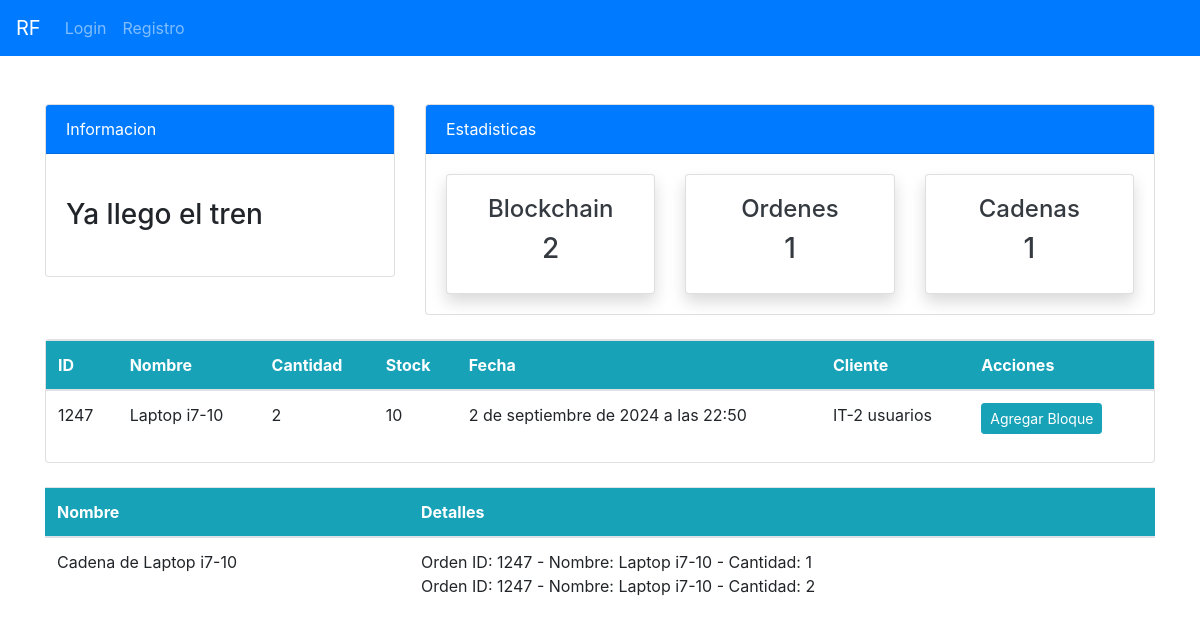
The page /blockchain/bloques/ on the database as committed earlier.
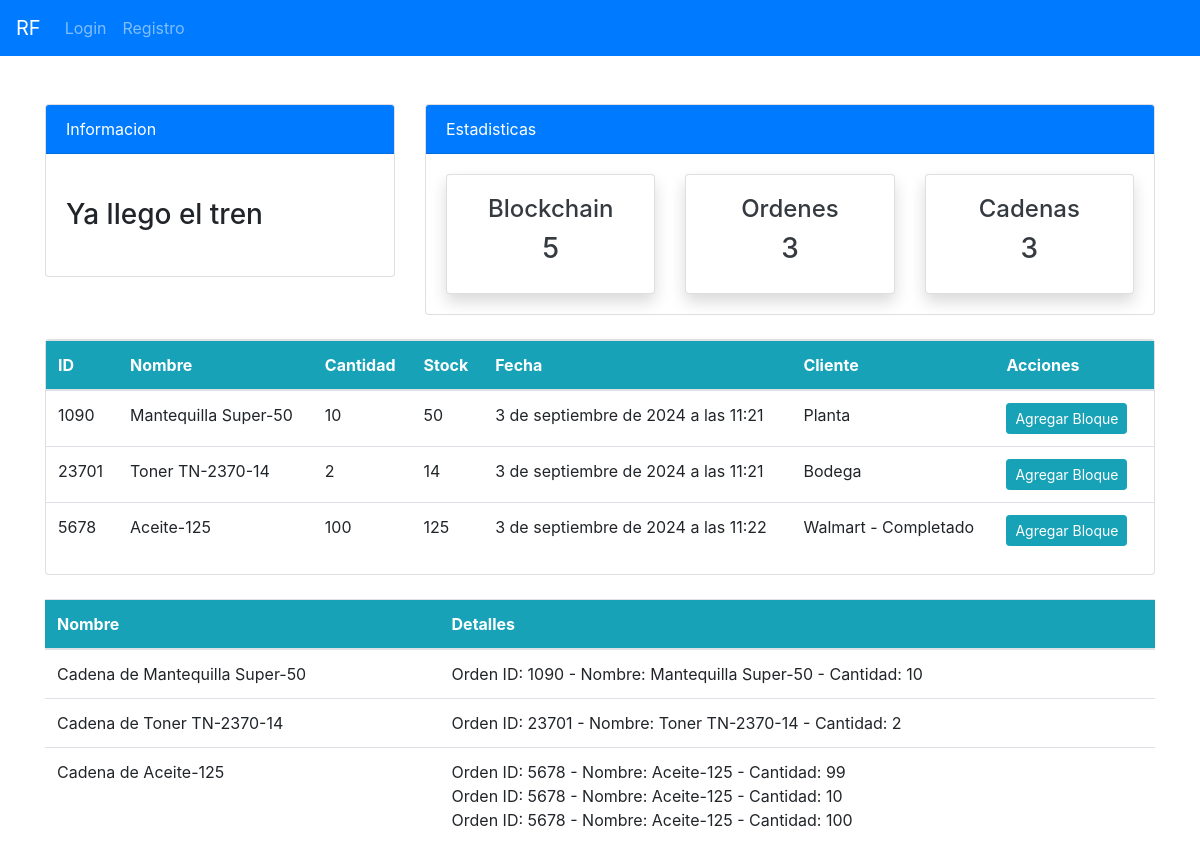
The same page on the database as committed later.
### blockchain/models.py (models this page shows, shortened)
class Block(models.Model):
    cadena = models.ForeignKey(Cadena, on_delete=models.CASCADE, related_name='bloques', null=True, blank=True)
    orden_id  = models.CharField(max_length=100)
    nombre = models.ForeignKey(Product, on_delete=models.CASCADE)
    cantidad = models.IntegerField()
    stock = models.IntegerField()
    fecha = models.DateTimeField(default=timezone.now)  # Se añade automáticamente la fecha y hora actuales
    cliente = models.CharField(max_length=255) #se añade cliente que pide orden
    hash = models.CharField(max_length=64)
    prev_hash = models.CharField(max_length=64)
    timestamp = models.DateTimeField(auto_now_add=True)
    completado = models.BooleanField(default=False)

class Cadena(models.Model):
    nombre = models.CharField(max_length=255)
    descripcion = models.TextField(blank=True, null=True)

### api/models.py (models this page shows)
class Product(models.Model):
    name = models.CharField(max_length=100, null=True)
    quantity = models.PositiveIntegerField(null=True)
    category = models.CharField(max_length=50, choices=CATEGORY, null=True)
    def __str__(self):
        return f'{self.name}-{self.quantity}'

### blockchain/views.py (the view, shortened to what this page needs)
# urls.py: path('bloques/', views.lista_bloques, name='blockchain-bloques'),
def lista_bloques(request):
    block_count = Block.objects.all().count()
    cadena_count = Cadena.objects.all().count()
    blocks = Block.objects.filter(completado=False) #muestra bloques que no están completados
    cadenas = Cadena.objects.all()  # Obtén todas las cadenas
    context = {
        'blocks': blocks,
        'cadenas': cadenas,
        'block_count':block_count,
        'cadena_count':cadena_count,
    }
    return render(request, 'blockchain/bloques.html', context)

### templates/blockchain/bloques.html (shortened to what this page needs)
{% extends 'partials/base.html' %}
{% block content %}
{% include 'blockchain/top_nav_block.html' %}
<div class="container mt-4">
    <div class="card">
<div class="block-container">
    {% if blocks %}
    <table class="table bg-white">
        <thead class="bg-info text-white">
            <tr>
                <th>ID</th>
                <th>Nombre</th>
                <th>Cantidad</th>
                <th>Stock</th>
                <th>Fecha</th>
                <th>Cliente</th>
                <th>Acciones</th>
            </tr>
        </thead>
        <tbody>
            {% for block in blocks %}
                <tr>
                    <td>{{ block.orden_id }}</td>
                    <td>{{ block.nombre }}</td>
                    <td>{{ block.cantidad }}</td>
                    <td>{{ block.stock }}</td>
                    <td>{{ block.fecha }}</td>
                    <td>{{ block.cliente }}</td>
                    <td>
                        <a class="btn btn-info btn-sm mr-2"
                            href="{% url 'blockchain-cadena' block.orden_id %}">Agregar Bloque</a>
                    </td>
                </tr>
            {% endfor %}
        </tbody>
    </table>
{% else %}
    <p>No se encontraron bloques.</p>
{% endif %}
</div>
</div>
<br>
<div class="block-container">
    <table class="table bg-white">
        <thead class="bg-info text-white">
            <tr>
                <th>Nombre</th>
                <th>Detalles</th>
            </tr>
        </thead>
        <tbody>
            {% for cadena in cadenas %}
            <tr>
                <td>{{ cadena.nombre }}</td>
                <td>
                    {% for block in cadena.bloques.all %}
                        <div>Orden ID: {{ block.orden_id }} - Nombre: {{ block.nombre }} - Cantidad: {{ block.cantidad }}</div>
                    {% endfor %}
                </td>
            </tr>
            {% endfor %}
        </tbody>
    </table>
</div>
{% endblock %}

Rows that differ between the two databases and show on the page:
removed Block: orden_id "1247", nombre "Laptop i7-10", cantidad "2", stock "10", fecha "2 de septiembre de 2024 a las 22:50", cliente "IT-2 usuarios"
removed Cadena: nombre "Cadena de Laptop i7-10"
removed Block: orden_id "1247", nombre "Laptop i7-10", cantidad "1", shown under "Cadena de Laptop i7-10"
added Block: orden_id "1090", nombre "Mantequilla Super-50", cantidad "10", stock "50", fecha "3 de septiembre de 2024 a las 11:21", cliente "Planta"
added Block: orden_id "23701", nombre "Toner TN-2370-14", cantidad "2", stock "14", fecha "3 de septiembre de 2024 a las 11:21", cliente "Bodega"
added Block: orden_id "5678", nombre "Aceite-125", cantidad "100", stock "125", fecha "3 de septiembre de 2024 a las 11:22", cliente "Walmart - Completado"
added Cadena: nombre "Cadena de Mantequilla Super-50"
added Cadena: nombre "Cadena de Toner TN-2370-14"
added Cadena: nombre "Cadena de Aceite-125"
added Block: orden_id "5678", nombre "Aceite-125", cantidad "99", shown under "Cadena de Aceite-125"
added Block: orden_id "5678", nombre "Aceite-125", cantidad "10", shown under "Cadena de Aceite-125"
Other text that changed with them:
{{ block_count }}: "2" → "5"
{{ cadena_count }}: "1" → "3"
